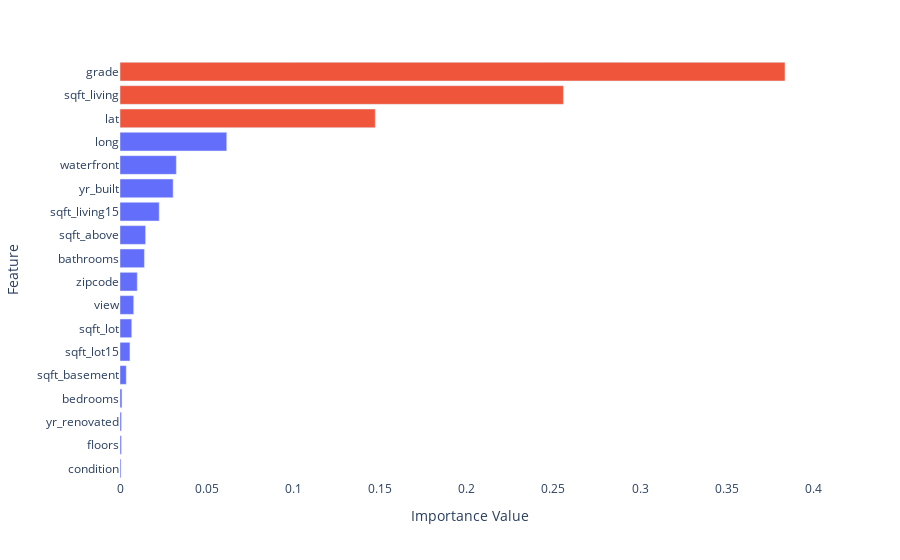

Notebook code cell kept with this figure:
### Code cell
import plotly.express as px
fig = px.bar(forest_importances, orientation='h', color='colors')
fig.update_layout({
'plot_bgcolor': 'rgba(0, 0, 0, 0)',
}, yaxis={'categoryorder':'total ascending','showgrid':False, 'title': 'Feature'},
xaxis={'showgrid':False, 'title':'Importance Value'}
,showlegend=False)

### Figure 1 — Plotly figure (JSON) as saved in the notebook; plotly's stock layout.template omitted (floating-point values rounded to 4 significant figures)
{"data": [{"alignmentgroup": "True", "hovertemplate": "colors=blue<br>value=%{x}<br>index=%{y}<extra></extra>", "legendgroup": "blue", "marker": {"color": "#636efa"}, "name": "blue", "offsetgroup": "blue", "orientation": "h", "showlegend": true, "textposition": "auto", "type": "bar", "x": [0.001111, 0.01407, 0.006753, 0.0007832, 0.03249, 0.007896, 0.0005909, 0.01475, 0.003616, 0.03064, 0.0008425, 0.009952, 0.06157, 0.0226, 0.005737], "xaxis": "x", "y": ["bedrooms", "bathrooms", "sqft_lot", "floors", "waterfront", "view", "condition", "sqft_above", "sqft_basement", "yr_built", "yr_renovated", "zipcode", "long", "sqft_living15", "sqft_lot15"], "yaxis": "y"}, {"alignmentgroup": "True", "hovertemplate": "colors=red<br>value=%{x}<br>index=%{y}<extra></extra>", "legendgroup": "red", "marker": {"color": "#EF553B"}, "name": "red", "offsetgroup": "red", "orientation": "h", "showlegend": true, "textposition": "auto", "type": "bar", "x": [0.2558, 0.3836, 0.1472], "xaxis": "x", "y": ["sqft_living", "grade", "lat"], "yaxis": "y"}], "layout": {"barmode": "relative", "legend": {"title": {"text": "colors"}, "tracegroupgap": 0}, "margin": {"t": 60}, "plot_bgcolor": "rgba(0, 0, 0, 0)", "showlegend": false, "xaxis": {"anchor": "y", "domain": [0, 1], "showgrid": false, "title": {"text": "Importance Value"}}, "yaxis": {"anchor": "x", "categoryorder": "total ascending", "domain": [0, 1], "showgrid": false, "title": {"text": "Feature"}}}}
